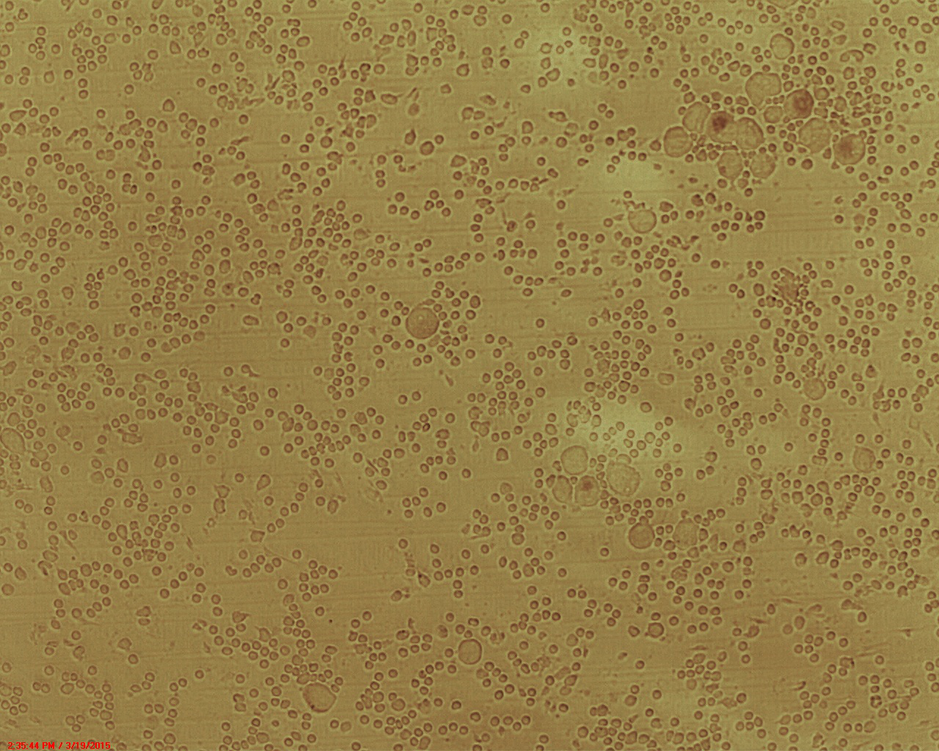
#> input picture test.tif, 939 x 751 px, shrunk from 1280 x 1024 before the run
$ python mean_filter.py test.tif 3 out.png
#> lines starting #> are read from the running program, lines starting #| are printed output that depends on the picture
#!/usr/bin/python
import numpy as np
from PIL import Image
from scipy.signal import convolve2d
import sys

def meanFilter(mat,n):
	ones = np.ones((n,n))
	avg = ones / float(n**2)
	mean = convolve2d(mat,avg,mode='same')
	return mean


file = sys.argv[1]
n = int(sys.argv[2])
outfile = sys.argv[3]


im = Image.open(file)
#> im is the input picture: PIL image 939x751 RGB; mean R, G, B 150.1, 127.3, 72.6
if im.mode != "L":
	im = im.convert("L")
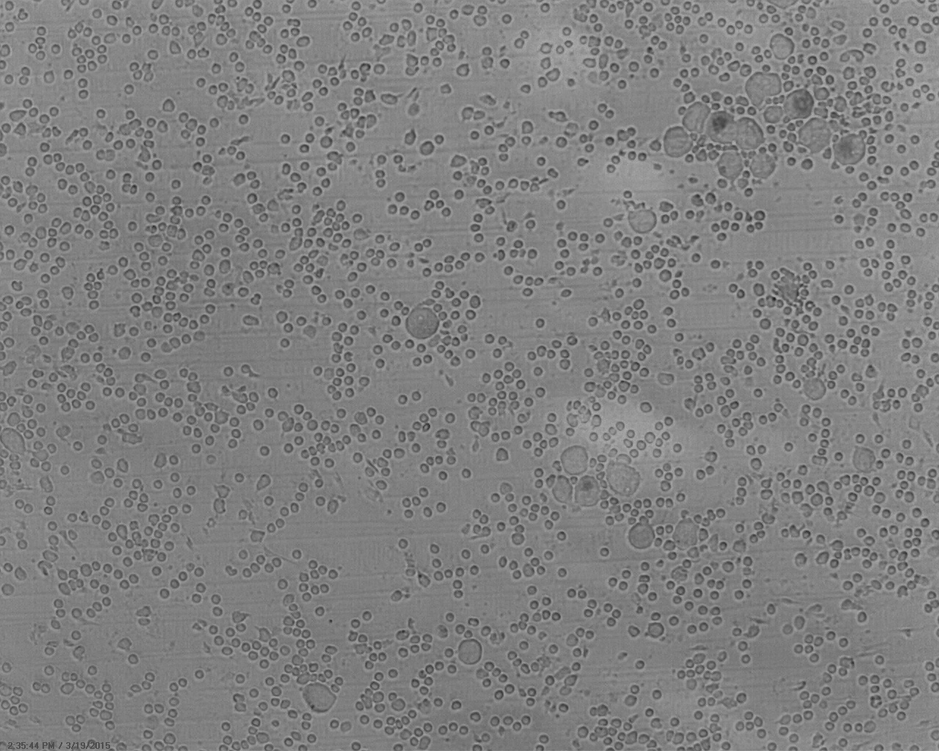
#> im: PIL image 939x751 L; min 24, max 177, mean 127.9
mat = np.array(im)
mat = meanFilter(mat, n)
im = Image.fromarray(mat)
#> im: PIL image 939x751 F
im.save(outfile)
